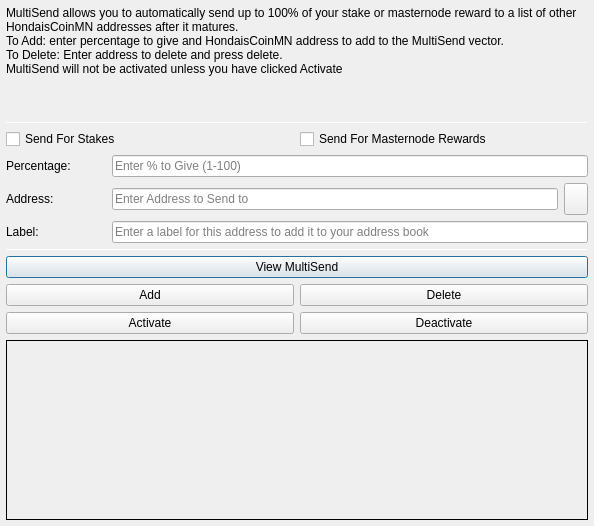
<?xml version="1.0" encoding="UTF-8"?>
<ui version="4.0">
 <class>MultiSendDialog</class>
 <widget class="QDialog" name="MultiSendDialog">
  <property name="windowModality">
   <enum>Qt::NonModal</enum>
  </property>
  <property name="geometry">
   <rect>
    <x>0</x>
    <y>0</y>
    <width>594</width>
    <height>526</height>
   </rect>
  </property>
  <property name="windowTitle">
   <string>MultiSend</string>
  </property>
  <layout class="QVBoxLayout" name="verticalLayout" stretch="0">
   <property name="leftMargin">
    <number>6</number>
   </property>
   <property name="topMargin">
    <number>6</number>
   </property>
   <property name="rightMargin">
    <number>6</number>
   </property>
   <property name="bottomMargin">
    <number>6</number>
   </property>
   <item>
    <layout class="QVBoxLayout" name="verticalLayout_Main" stretch="1,1,1,0,1,1,1">
     <item>
      <widget class="QLabel" name="label_2">
       <property name="lineWidth">
        <number>1</number>
       </property>
       <property name="text">
        <string>MultiSend allows you to automatically send up to 100% of your stake or masternode reward to a list of other HondaisCoinMN addresses after it matures.
To Add: enter percentage to give and HondaisCoinMN address to add to the MultiSend vector.
To Delete: Enter address to delete and press delete.
MultiSend will not be activated unless you have clicked Activate</string>
       </property>
       <property name="alignment">
        <set>Qt::AlignLeading|Qt::AlignLeft|Qt::AlignTop</set>
       </property>
       <property name="wordWrap">
        <bool>true</bool>
       </property>
      </widget>
     </item>
     <item>
      <widget class="Line" name="line">
       <property name="minimumSize">
        <size>
         <width>0</width>
         <height>1</height>
        </size>
       </property>
       <property name="maximumSize">
        <size>
         <width>16777215</width>
         <height>1</height>
        </size>
       </property>
       <property name="orientation">
        <enum>Qt::Horizontal</enum>
       </property>
      </widget>
     </item>
     <item>
      <layout class="QVBoxLayout" name="verticalLayout_Settings">
       <item>
        <layout class="QHBoxLayout" name="horizontalLayout">
         <item>
          <widget class="QCheckBox" name="multiSendStakeCheckBox">
           <property name="text">
            <string>Send For Stakes</string>
           </property>
          </widget>
         </item>
         <item>
          <widget class="QCheckBox" name="multiSendMasternodeCheckBox">
           <property name="text">
            <string>Send For Masternode Rewards</string>
           </property>
          </widget>
         </item>
        </layout>
       </item>
       <item>
        <layout class="QHBoxLayout" name="horizontalLayout_6">
         <item>
          <widget class="QLabel" name="label">
           <property name="minimumSize">
            <size>
             <width>100</width>
             <height>0</height>
            </size>
           </property>
           <property name="toolTip">
            <string>Percentage of stake to send</string>
           </property>
           <property name="text">
            <string>Percentage:</string>
           </property>
          </widget>
         </item>
         <item>
          <widget class="QLineEdit" name="multiSendPercentEdit">
           <property name="toolTip">
            <string>Enter whole numbers 1 - 100</string>
           </property>
           <property name="placeholderText">
            <string>Enter % to Give (1-100)</string>
           </property>
          </widget>
         </item>
        </layout>
       </item>
       <item>
        <layout class="QHBoxLayout" name="horizontalLayout_7">
         <item>
          <widget class="QLabel" name="label_5">
           <property name="minimumSize">
            <size>
             <width>100</width>
             <height>0</height>
            </size>
           </property>
           <property name="toolTip">
            <string>Address to send portion of stake to</string>
           </property>
           <property name="text">
            <string>Address:</string>
           </property>
          </widget>
         </item>
         <item>
          <widget class="QLineEdit" name="multiSendAddressEdit">
           <property name="toolTip">
            <string/>
           </property>
           <property name="placeholderText">
            <string>Enter Address to Send to</string>
           </property>
          </widget>
         </item>
         <item>
          <widget class="QToolButton" name="addressBookButton">
           <property name="maximumSize">
            <size>
             <width>16777215</width>
             <height>32</height>
            </size>
           </property>
           <property name="toolTip">
            <string>Choose an address from the address book</string>
           </property>
           <property name="text">
            <string/>
           </property>
           <property name="icon">
            <iconset resource="../hondaiscoinmn.qrc">
             <normaloff>:/icons/address-book</normaloff>:/icons/address-book</iconset>
           </property>
           <property name="shortcut">
            <string>Alt+A</string>
           </property>
          </widget>
         </item>
        </layout>
       </item>
      </layout>
     </item>
     <item>
      <layout class="QHBoxLayout" name="horizontalLayout_3">
       <item>
        <widget class="QLabel" name="label_3">
         <property name="minimumSize">
          <size>
           <width>100</width>
           <height>0</height>
          </size>
         </property>
         <property name="text">
          <string>Label:</string>
         </property>
        </widget>
       </item>
       <item>
        <widget class="QLineEdit" name="labelAddressLabelEdit">
         <property name="placeholderText">
          <string>Enter a label for this address to add it to your address book</string>
         </property>
        </widget>
       </item>
      </layout>
     </item>
     <item>
      <widget class="Line" name="line_2">
       <property name="minimumSize">
        <size>
         <width>0</width>
         <height>1</height>
        </size>
       </property>
       <property name="maximumSize">
        <size>
         <width>16777215</width>
         <height>1</height>
        </size>
       </property>
       <property name="orientation">
        <enum>Qt::Horizontal</enum>
       </property>
      </widget>
     </item>
     <item>
      <layout class="QVBoxLayout" name="verticalLayout_Buttons">
       <item>
        <layout class="QHBoxLayout" name="horizontalLayout_4">
         <item>
          <widget class="QPushButton" name="viewButton">
           <property name="toolTip">
            <string/>
           </property>
           <property name="statusTip">
            <string>View MultiSend Vector</string>
           </property>
           <property name="text">
            <string>View MultiSend</string>
           </property>
          </widget>
         </item>
        </layout>
       </item>
       <item>
        <layout class="QHBoxLayout" name="horizontalLayout_2">
         <item>
          <widget class="QPushButton" name="addButton">
           <property name="toolTip">
            <string/>
           </property>
           <property name="statusTip">
            <string>Add to MultiSend Vector</string>
           </property>
           <property name="text">
            <string>Add</string>
           </property>
          </widget>
         </item>
         <item>
          <widget class="QPushButton" name="deleteButton">
           <property name="toolTip">
            <string/>
           </property>
           <property name="statusTip">
            <string>Delete Address From MultiSend Vector</string>
           </property>
           <property name="text">
            <string>Delete</string>
           </property>
          </widget>
         </item>
        </layout>
       </item>
       <item>
        <layout class="QHBoxLayout" name="horizontalLayout_5">
         <item>
          <widget class="QPushButton" name="activateButton">
           <property name="statusTip">
            <string>Activate MultiSend</string>
           </property>
           <property name="text">
            <string>Activate</string>
           </property>
          </widget>
         </item>
         <item>
          <widget class="QPushButton" name="disableButton">
           <property name="statusTip">
            <string>Deactivate MultiSend</string>
           </property>
           <property name="text">
            <string>Deactivate</string>
           </property>
          </widget>
         </item>
        </layout>
       </item>
      </layout>
     </item>
     <item>
      <widget class="QLabel" name="message">
       <property name="minimumSize">
        <size>
         <width>0</width>
         <height>180</height>
        </size>
       </property>
       <property name="frameShape">
        <enum>QFrame::Panel</enum>
       </property>
       <property name="frameShadow">
        <enum>QFrame::Plain</enum>
       </property>
       <property name="lineWidth">
        <number>1</number>
       </property>
       <property name="midLineWidth">
        <number>1</number>
       </property>
       <property name="text">
        <string/>
       </property>
       <property name="alignment">
        <set>Qt::AlignLeading|Qt::AlignLeft|Qt::AlignTop</set>
       </property>
       <property name="wordWrap">
        <bool>true</bool>
       </property>
      </widget>
     </item>
    </layout>
   </item>
  </layout>
 </widget>
 <resources>
  <include location="../hondaiscoinmn.qrc"/>
 </resources>
 <connections/>
</ui>
